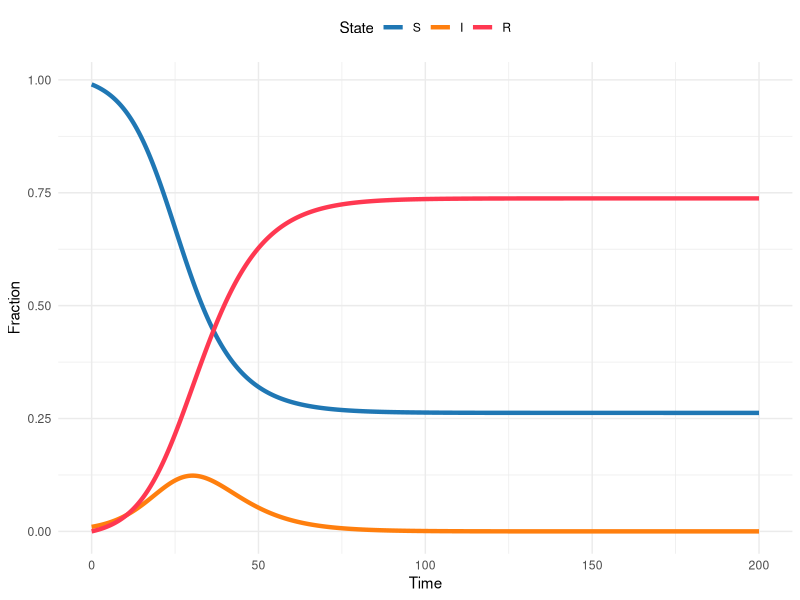
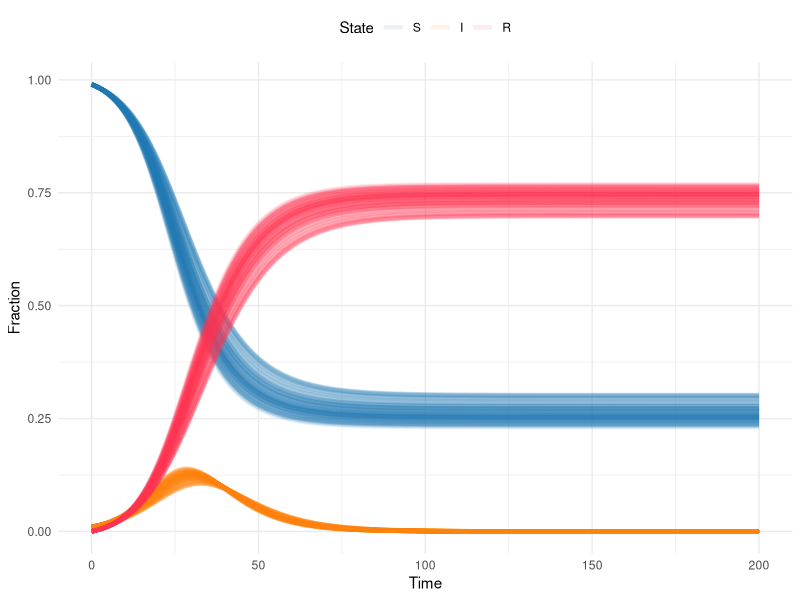
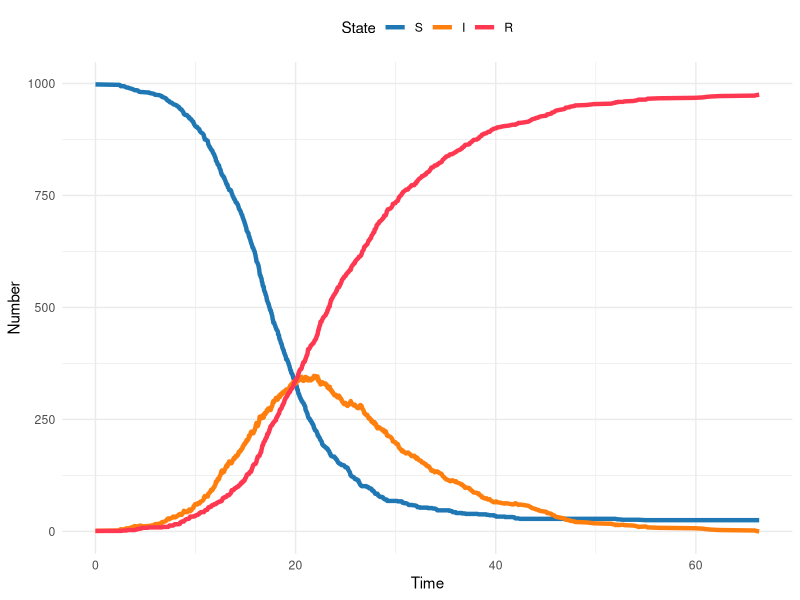
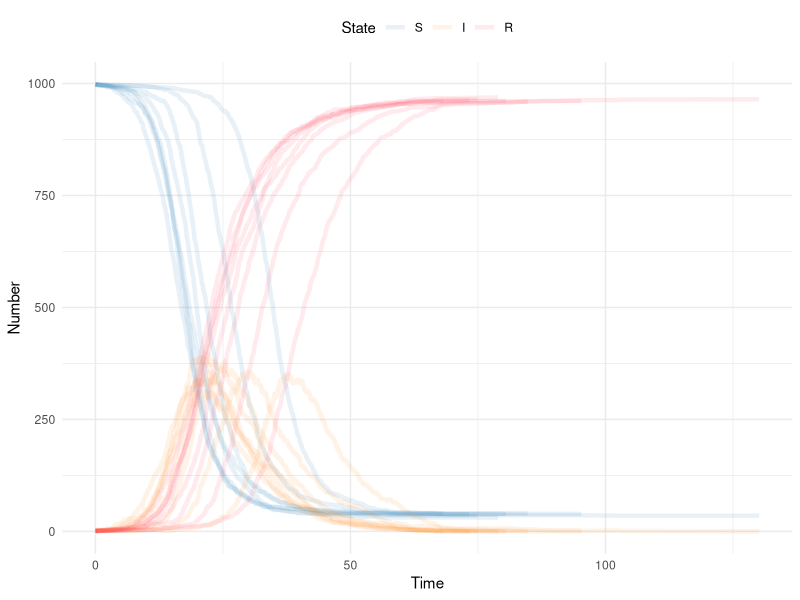
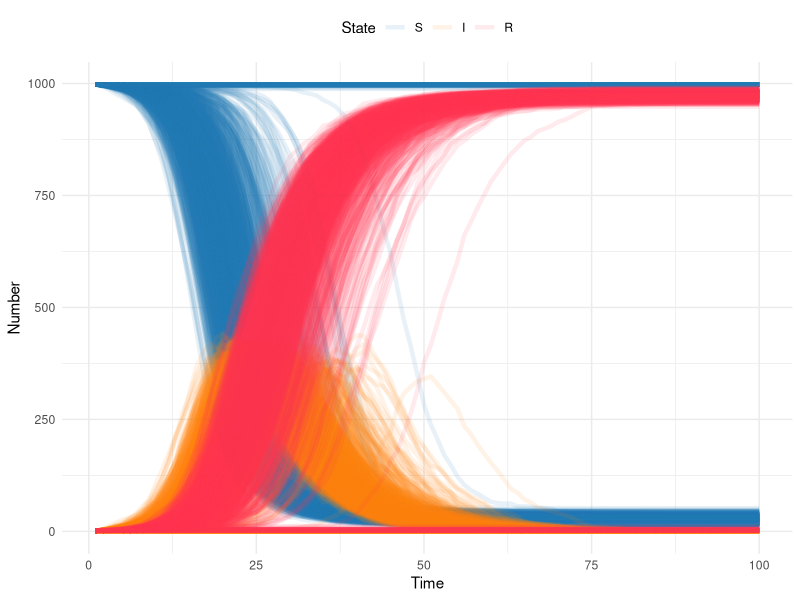
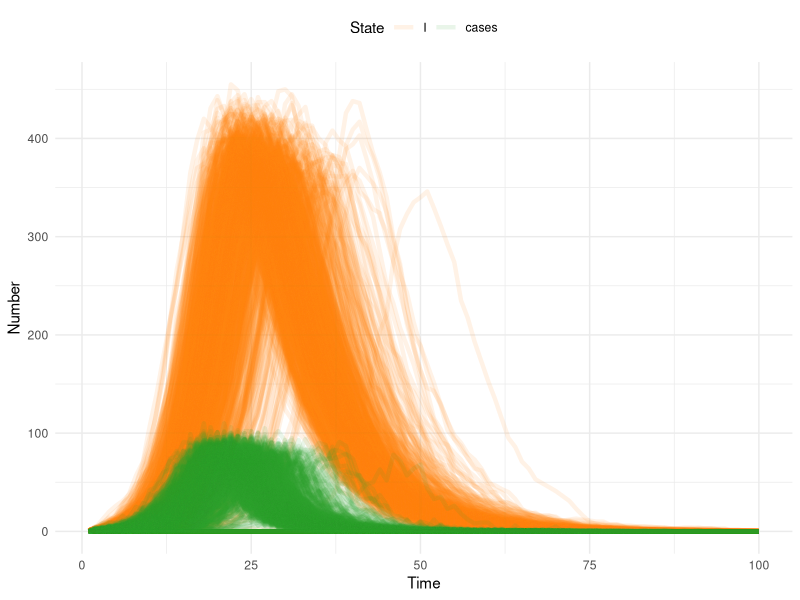
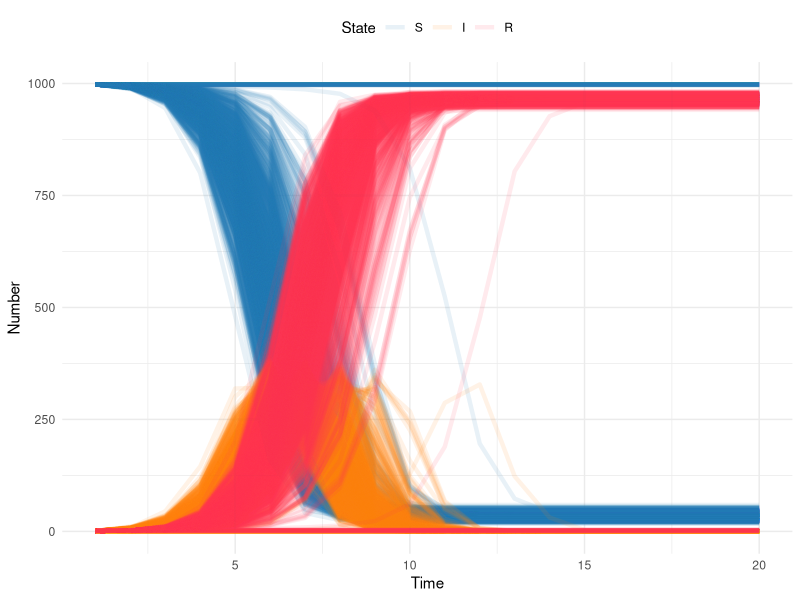

Here is the R script that generated these plots, in order:
## ---- chunk 1
library(here)
library(rio)
library(deSolve)
library(tidyverse)
## ---- chunk 2
theme_set(theme_minimal())
## ---- chunk 3
sir_model <- function(time, state, params, ...) {
  transmission <- params["transmission"]
  recovery <- 1 / params["duration"]

  S <- state["S"]
  I <- state["I"]
  R <- state["R"]

  dSdt <- -transmission * S * I
  dIdt <- (transmission * S * I) - (recovery * I)
  dRdt <- recovery * I

  return(list(c(dSdt, dIdt, dRdt)))
}
## ---- chunk 4
sir_params <- c(transmission = 0.3, duration = 6)
sir_init_states <- c(S = 0.99, I = 0.01, R = 0)
sim_times <- seq(0, 200, by = 0.1)

sir_sol <- ode(
  y = sir_init_states,
  times = sim_times,
  func = sir_model,
  parms = sir_params
)
## ---- chunk 5
#| out-width: 100%
#| column: body

# Turn the output from the ODE solver into a tibble (dataframe)
# so we can manipulate and plot it easily
sir_sol_df <- as_tibble(sir_sol) %>%
  # Convert all columns to numeric (they are currently type
  # deSolve so will produce warnings when plotting etc)
  mutate(
    # Rather than repeatedly type the same function for every
    # column, use the across() function to apply the function
    # to a selection of columns
    across(
      # The cols argument takes a selection of columns to apply
      # a function to. Here, we want to apply the as.numeric()
      # function to all columns, so we use the function
      # everything() to select all columns.
      .cols = everything(),
      .fns = as.numeric
    )
  ) %>%
  # Convert the dataframe from wide to long format, so we have a
  # column for the time, a column for the state, and a column
  # for the proportion of the population in that state at that
  # time
  pivot_longer(
    # Don't pivot the time column
    cols = -time,
    names_to = "state",
    values_to = "proportion"
  ) %>%
  # Update the state column to be a factor, so the plot will
  # show the states in the correct order
  mutate(state = factor(state, levels = c("S", "I", "R")))

sir_colors <- c(S = "#1f77b4", I = "#ff7f0e", R = "#FF3851")

ggplot(sir_sol_df, aes(x = time, y = proportion, color = state)) +
  geom_line(linewidth = 1.5) +
  scale_color_manual(values = sir_colors) +
  labs(
    x = "Time",
    y = "Fraction",
    color = "State"
  ) +
  theme(legend.position = "top")
## ---- chunk 6
# the number of times we want to do this.
# This is a matter of choice and computational capacity
# (this model is small and quick, but that won't always be the case)
num_iterations <- 100

# since we're going to do this num_iterations times we need a place
# to store the results

for (iter in 1:num_iterations) {
  # each time take a random draw of the transmission rate from the
  # confidence interval
  sir_params <- c(transmission = runif(1, .283, .317), duration = 6)
  sir_init_states <- c(S = 0.99, I = 0.01, R = 0)
  sim_times <- seq(0, 200, by = 0.1)

  sir_sol <- ode(
    y = sir_init_states,
    times = sim_times,
    func = sir_model,
    parms = sir_params
  )
  sir_sol <- as_tibble(sir_sol)
  # mark this as the iter iteration of the loop
  sir_sol$iteration <- iter
  # if this is the first iteration, create a place to store the output
  # if it's the second or higher, append the output to the storage
  if (iter == 1) {
    sir_sol_storage <- sir_sol
  }
  if (iter > 1) {
    sir_sol_storage <- rbind(sir_sol_storage, sir_sol)
  }
}
## ---- chunk 7
#| out-width: 100%
#| column: body

# Turn the output from the ODE solver into a tibble (dataframe)
# so we can manipulate and plot it easily
sir_sol_df <- as_tibble(sir_sol_storage) %>%
  # Convert all columns to numeric (they are currently type deSolve
  # so will produce warnings when plotting etc)
  mutate(
    # Rather than repeatedly type the same function for every column,
    # use the across() function to apply the function to a selection
    # of columns
    across(
      # The cols argument takes a selection of columns to apply
      # a function to. Here, we want to apply the as.numeric()
      # function to all columns, so we use the function
      # everything() to select all columns.
      .cols = everything(),
      .fns = as.numeric
    )
  ) %>%
  # Convert the dataframe from wide to long format, so we have a
  # column for the time, a column for the state, and a column
  # for the proportion of the population in that state at that
  # time
  pivot_longer(
    # Don't pivot the time column
    cols = -c(time, iteration),
    names_to = "state",
    values_to = "proportion"
  ) %>%
  # Update the state column to be a factor, so the plot will
  # show the states in the correct order
  mutate(state = factor(state, levels = c("S", "I", "R")))

sir_colors <- c(S = "#1f77b4", I = "#ff7f0e", R = "#FF3851")

ggplot(
  sir_sol_df,
  aes(
    x = time,
    y = proportion,
    color = state,
    group = interaction(iteration, state)
  )
) +
  geom_line(linewidth = 1.5, alpha = .1) +
  scale_color_manual(values = sir_colors) +
  labs(
    x = "Time",
    y = "Fraction",
    color = "State"
  ) +
  theme(legend.position = "top")
## ---- chunk 8
####################################################################
# Parameters and initial conditions                                #
####################################################################

S <- 998 # number susceptible
I <- 1 # number infected
R <- 1 # number recovered
time <- 0

beta <- .5 # transmission rate
gamma <- 1 / 7 # recovery rate
## ---- chunk 9
####################################################################
# Gillespie Step                                                   #
####################################################################
gil_step <- function(SIR, beta, gamma) {
  # SIR is a vector containing 4 elements
  #   S = scalar number of susceptibles now
  #   I = scalar number of infecteds now
  #   R = scalar number of recovereds now
  #   time = current time
  # beta = transmission rate
  # gamma = recovery rate

  # draw two random exponential variables
  times <- rexp(
    2,
    c(
      # the first is the rate of new infections: S*Beta*I/N
      beta * SIR[1] * SIR[2] / sum(SIR[1:3]),
      # the second is the rate of new recoveries: I*gamma
      SIR[2] * gamma
    )
  )

  return(list(
    # which.min identifies which of the two random variables is smallest,
    # and thus the first to happen: this is the transition that we'll make
    change_state = which.min(times),
    # this identifies how much time elapsed before the transition occurred,
    # so we can increment time forward
    time_step = min(times)
  ))
}
## ---- chunk 10
####################################################################
# Simulate over time                                               #
####################################################################
# here we set the random seed. This isn't necessary in general, but it allows us to write a "random" simulation
set.seed(101)
counter <- 0 # set counter at 0
while (all(I > 0)) {
  # continue until I is depleted
  counter <- counter + 1
  # counter for number of transitions: we don't know how many transitions
  # will happen until the simulation is over
  #
  # current SIR states
  sir_tmp <- c(S[counter], I[counter], R[counter], time[counter])
  step <- gil_step(sir_tmp, beta, gamma)
  if (step$change_state == 1) {
    # if transition is an infection, reduce S and increase I
    sir_tmp[1] <- sir_tmp[1] - 1
    sir_tmp[2] <- sir_tmp[2] + 1
  }
  if (step$change_state == 2) {
    # if transition is an recovery, reduce I and increase R
    sir_tmp[2] <- sir_tmp[2] - 1
    sir_tmp[3] <- sir_tmp[3] + 1
  }
  sir_tmp[4] <- sir_tmp[4] + step$time_step # increment time

  # Append changes
  S <- c(S, sir_tmp[1])
  I <- c(I, sir_tmp[2])
  R <- c(R, sir_tmp[3])
  time <- c(time, sir_tmp[4])

  # cat(S[counter],\"-\",I[counter],\"-\",R[counter],\"-\",time[counter], \".\\n\")
  # this prints the output as it goes
  # reset the seed so that every subsequent simulation IS random
  set.seed(NULL)
}
## ---- chunk 11
#| out-width: 100%
#| column: body

# Reuse the plotting code from above

# Turn the output from gil_step() into a tibble (dataframe)
# so we can manipulate and plot it easily
# put elements in a data frame
gil_df <- tibble(time, S, I, R) %>%
  # Convert all columns to numeric (they are currently type
  # deSolve so will produce warnings when plotting etc)
  mutate(
    # Rather than repeatedly type the same function for every
    # column, use the across() function to apply the function
    # to a selection of columns
    across(
      # The cols argument takes a selection of columns to apply
      # a function to. Here, we want to apply the as.numeric()
      # function to all columns, so we use the function
      # everything() to select all columns.
      .cols = everything(),
      .fns = as.numeric
    )
  ) %>%
  # Convert the dataframe from wide to long format, so we have a
  # column for the time, a column for the state, and a column
  # for the proportion of the population in that state at that
  # time
  pivot_longer(
    # Don't pivot the time column
    cols = -c(time),
    names_to = "state",
    values_to = "number"
  ) %>%
  # Update the state column to be a factor, so the plot will
  # show the states in the correct order
  mutate(state = factor(state, levels = c("S", "I", "R")))

sir_colors <- c(S = "#1f77b4", I = "#ff7f0e", R = "#FF3851")

ggplot(gil_df, aes(x = time, y = number, color = state)) +
  geom_line(linewidth = 1.5) +
  scale_color_manual(values = sir_colors) +
  labs(
    x = "Time",
    y = "Number",
    color = "State"
  ) +
  theme(legend.position = "top")
## ---- chunk 12
####################################################################
# Simulate over time                                               #
num_iterations <- 10 # number of realizations to simulate

for (iter in 1:num_iterations) {
  ####################################################################
  # Parameters and initial conditions                                #
  ####################################################################

  S <- 998 # number susceptible
  I <- 1 # number infected
  R <- 1 # number recovered
  time <- 0
  # initialize iteration counter
  iteration <- iter

  beta <- .5 # transmission rate
  gamma <- 1 / 7 # recovery rate

  ####################################################################
  # Simulate over time                                               #
  ####################################################################
  counter <- 0 # set counter at 0
  while (all(I > 0)) {
    # continue until I is depleted
    counter <- counter + 1
    # counter for number of transitions: we don't know how many transitions
    # will happen until the simulation is over

    # current SIR states
    sir_tmp <- c(S[counter], I[counter], R[counter], time[counter])
    step <- gil_step(sir_tmp, beta, gamma)
    if (step$change_state == 1) {
      # if transition is an infection, reduce S and increase I
      sir_tmp[1] <- sir_tmp[1] - 1
      sir_tmp[2] <- sir_tmp[2] + 1
    }
    if (step$change_state == 2) {
      # if transition is an recovery, reduce I and increase R
      sir_tmp[2] <- sir_tmp[2] - 1
      sir_tmp[3] <- sir_tmp[3] + 1
    }
    # increment time
    sir_tmp[4] <- sir_tmp[4] + step$time_step

    # Append changes
    S <- c(S, sir_tmp[1])
    I <- c(I, sir_tmp[2])
    R <- c(R, sir_tmp[3])
    time <- c(time, sir_tmp[4])
    iteration <- c(iteration, iter)

    # cat(S[counter],\"-\",I[counter],\"-\",R[counter],\"-\",time[counter], \".\\n\")
    # this prints the output as it goes
  }
  if (iter == 1) {
    sir_gil_storage <- tibble(S, I, R, time, iteration)
  }
  if (iter > 1) {
    sir_gil_storage <- bind_rows(
      sir_gil_storage,
      tibble(S, I, R, time, iteration)
    )
  }
}
## ---- chunk 13
#| out-width: 100%
#| column: body

# Reuse the plotting code from above

# Turn the output from gil_step() into a tibble (dataframe)
# so we can manipulate and plot it easily
# put elements in a data frame
gil_df <- sir_gil_storage %>%
  # Convert all columns to numeric (they are currently type
  # deSolve so will produce warnings when plotting etc)
  mutate(
    # Rather than repeatedly type the same function for every
    # column, use the across() function to apply the function
    # to a selection of columns
    across(
      # The cols argument takes a selection of columns to apply
      # a function to. Here, we want to apply the as.numeric()
      # function to all columns, so we use the function
      # everything() to select all columns.
      .cols = everything(),
      .fns = as.numeric
    )
  ) %>%
  # Convert the dataframe from wide to long format, so we have a
  # column for the time, a column for the state, and a column
  # for the proportion of the population in that state at that
  # time
  pivot_longer(
    # Don't pivot the time column
    cols = -c(time, iteration),
    names_to = "state",
    values_to = "number"
  ) %>%
  # Update the state column to be a factor, so the plot will
  # show the states in the correct order
  mutate(state = factor(state, levels = c("S", "I", "R")))

sir_colors <- c(S = "#1f77b4", I = "#ff7f0e", R = "#FF3851")

ggplot(
  gil_df,
  aes(
    x = time,
    y = number,
    color = state,
    group = interaction(iteration, state)
  )
) +
  geom_line(linewidth = 1.5, alpha = .1) +
  scale_color_manual(values = sir_colors) +
  labs(
    x = "Time",
    y = "Number",
    color = "State"
  ) +
  theme(legend.position = "top")
## ---- chunk 14
####################################################################
# Parameters and initial conditions                                #
####################################################################

S <- 998 # number susceptible
I <- 1 # number infected
R <- 1 # number recovered
time <- 0

beta <- .5 # transmission rate
gamma <- 1 / 7 # recovery rate
## ---- chunk 15
####################################################################
# Tau Leaping Single time step                                     #
####################################################################
tau_sir_step <- function(sims, S, I, R, beta, gamma, delta_t, ...) {
  # adapted from Aaron King's code
  # sims = number of simulations
  # S = initial susceptible population
  # I = initial infected population
  # R = initial recovered population
  # beta = transmission rate
  # gamma = recovery rate

  # total population size
  N <- S + I + R
  # new incident infections
  dSI <- rpois(n = sims, beta * S * (I / N) * delta_t)
  # recoveries
  dIR <- rpois(n = sims, gamma * I * delta_t)
  # note that this can be done with a binomial step as well
  # dSI <- rbinom(n=sims,size=S,prob=1-exp(-beta*(I/N)*delta_t))
  # new incident infections
  # dIR <- rbinom(n=sims,size=I,prob=1-exp(-gamma*delta_t))
  # recoveries

  # since it is possible for the transitions to drive the states negative,
  # we have to prevent that
  # change in S
  S <- pmax(S - dSI, 0)
  # change in I
  I <- pmax(I + dSI - dIR, 0)
  # change in R
  R <- R + dIR
  # note that dSI are the new incident infections
  cbind(S, I, R, dSI)
}
## ---- chunk 16
####################################################################
# set up and storage for states                                    #
####################################################################
max_time <- 100
# time to simulate over. With Tau Leaping the random draws scale with time
# not with population size, so this is much more efficient than Gillespie
# for large populations
sims <- 1000
# number of simulations: notice that we can do WAY more now

s_mat <- matrix(S, 1, sims) # storage item for S for all simulations
i_mat <- matrix(I, 1, sims) # storage item for I for all simulations
r_mat <- matrix(R, 1, sims) # storage item for R for all simulations
new_cases <- matrix(0, 1, sims)
# storage item for new cases (i.e. incidence) for all simulations
n_mat <- S + I + R # storage item for N for all simulations
## ---- chunk 17
####################################################################
# run over a time from 2 to T                                      #
####################################################################
#
for (time_step in 2:max_time) {
  # loop over time, time_step is the index

  out <- tau_sir_step(
    sims,
    s_mat[time_step - 1, ],
    i_mat[time_step - 1, ],
    r_mat[time_step - 1, ],
    beta,
    gamma,
    delta_t = 1
  )
  # call to SIR step function above

  # update state
  s_mat <- rbind(s_mat, out[, 1])
  # update state
  i_mat <- rbind(i_mat, out[, 2])
  # update state
  r_mat <- rbind(r_mat, out[, 3])
  # update state -- note population size isn't changing, but this could be
  # updated with births/deaths
  n_mat <- rbind(n_mat, out[, 1] + out[, 2] + out[, 3])
  # update state
  new_cases <- rbind(new_cases, out[, 4])
}
## ---- chunk 18
#| out-width: 100%
#| column: body

####################################################################
# plotting                                                         #
####################################################################
# put output in a data frame
tau_df <- tibble(
  S = array(s_mat),
  I = array(i_mat),
  R = array(r_mat),
  N = array(n_mat),
  cases = array(new_cases),
  time = rep(1:max_time, sims),
  iteration = rep(1:sims, each = max_time)
)

tau_df <- tau_df %>%
  pivot_longer(
    # Don't pivot the time column
    cols = -c(time, iteration),
    names_to = "state",
    values_to = "number"
  ) %>%
  mutate(state = factor(state, levels = c("S", "I", "R", "N", "cases")))

# fix this color
sir_colors <- c(S = "#1f77b4", I = "#ff7f0e", R = "#FF3851", cases = "#2ca02c")

tau_df %>%
  mutate(iteration = as.factor(iteration)) %>%
  filter(state %in% c("S", "I", "R")) %>%
  ggplot(aes(
    x = time,
    y = number,
    group = interaction(iteration, state),
    color = state
  )) +
  geom_line(linewidth = 1.5, alpha = .1) +
  scale_color_manual(values = sir_colors) +
  labs(
    x = "Time",
    y = "Number",
    color = "State"
  ) +
  theme(legend.position = "top")
## ---- chunk 19
#| out-width: 100%
#| column: body
####################################################################
# plotting                                                         #
####################################################################
# put output in a data frame
tau_df <- tibble(
  S = array(s_mat),
  I = array(i_mat),
  R = array(r_mat),
  N = array(n_mat),
  cases = array(new_cases),
  time = rep(1:max_time, sims),
  iteration = rep(1:sims, each = max_time)
)

tau_df <- tau_df %>%
  pivot_longer(
    # Don't pivot the time column
    cols = -c(time, iteration),
    names_to = "state",
    values_to = "number"
  ) %>%
  mutate(state = factor(state, levels = c("S", "I", "R", "N", "cases")))

# fix this color
sir_colors <- c(S = "#1f77b4", I = "#ff7f0e", R = "#FF3851", cases = "#2ca02c")

tau_df %>%
  mutate(iteration = as.factor(iteration)) %>%
  filter(state %in% c("I", "cases")) %>%
  ggplot(aes(
    x = time,
    y = number,
    group = interaction(iteration, state),
    color = state
  )) +
  geom_line(linewidth = 1.5, alpha = .1) +
  scale_color_manual(values = sir_colors) +
  labs(
    x = "Time",
    y = "Number",
    color = "State"
  ) +
  theme(legend.position = "top")
## ---- chunk 20
####################################################################
# Parameters and initial conditions                                #
####################################################################
S <- 998 # number susceptible
I <- 1 # number infected
R <- 1 # number recovered
time <- 0

beta <- 3.5 # transmission rate -- note the change in value
## ---- chunk 21
####################################################################
# Single time step                                                 #
####################################################################
chain_binomial_step <- function(sims, S, I, R, beta, ...) {
  # S = initial susceptible population
  # I = initial infected population
  # R = initial recovered population
  # beta is transmission rate

  # total population size
  N <- S + I + R
  # this is the only stochastic step; only do draw if I >0
  new_i <- rbinom(n = sims, pmax(S, 0), 1 - exp(-beta * pmax(I, 0) / N))
  # this step is now deterministic, because everyone from the past time
  # step recovers
  new_s <- S - new_i
  new_r <- R + I

  cbind(new_s, new_i, new_r)
}
## ---- chunk 22
####################################################################
# Run over many steps											   #
####################################################################

max_time <- 20
# note here that the time step is one infectious generation time,
# so 7 days from gamma above
sims <- 1000

s_mat <- matrix(S, 1, sims) # storage item for S for all simulations
i_mat <- matrix(I, 1, sims) # storage item for I for all simulations
r_mat <- matrix(R, 1, sims) # storage item for R for all simulations
n_mat <- S + I + R

for (time_step in 2:max_time) {
  out <- chain_binomial_step(
    sims,
    s_mat[time_step - 1, ],
    i_mat[time_step - 1, ],
    r_mat[time_step - 1, ],
    beta
  )
  # update state
  s_mat <- rbind(s_mat, out[, 1])
  # update state
  i_mat <- rbind(i_mat, out[, 2])
  # update state
  r_mat <- rbind(r_mat, out[, 3])
  # update state -- note population size isn't changing, but this could be
  # updated with births/deaths
  n_mat <- rbind(n_mat, out[, 1] + out[, 2] + out[, 3])
}
## ---- chunk 23
#| echo: true
#| message: false
#| out-width: 100%
#| column: body

# put output in a data frame
bin_df <- tibble(
  S = array(s_mat),
  I = array(i_mat),
  R = array(r_mat),
  N = array(matrix(n_mat)),
  time = rep(1:max_time, sims),
  iteration = rep(1:sims, each = max_time)
)

bin_df <- bin_df %>%
  pivot_longer(
    # Don't pivot the time column
    cols = -c(time, iteration),
    names_to = "state",
    values_to = "number"
  ) %>%
  mutate(state = factor(state, levels = c("S", "I", "R", "N")))

# fix this color
sir_colors <- c(S = "#1f77b4", I = "#ff7f0e", R = "#FF3851")

bin_df %>%
  mutate(iteration = as.factor(iteration)) %>%
  filter(state %in% c("S", "I", "R")) %>%
  ggplot(aes(
    x = time,
    y = number,
    group = interaction(iteration, state),
    color = state
  )) +
  geom_line(linewidth = 1.5, alpha = .1) +
  scale_color_manual(values = sir_colors) +
  labs(
    x = "Time",
    y = "Number",
    color = "State"
  ) +
  theme(legend.position = "top")
